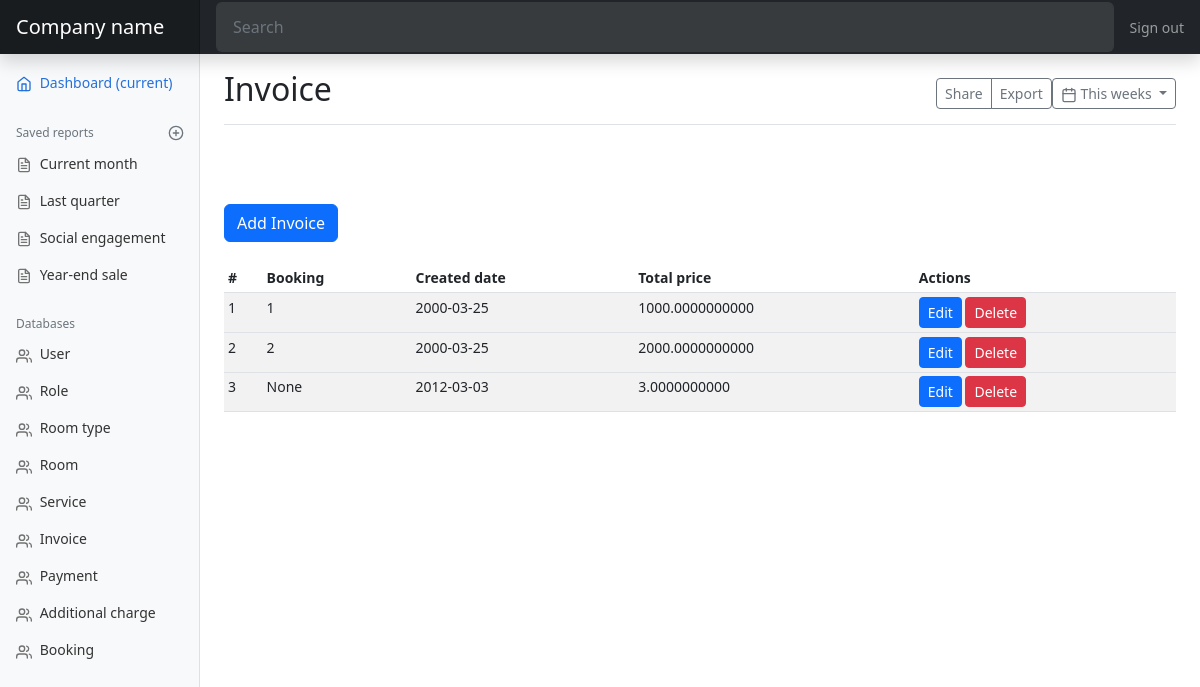
The page /invoice on the database as committed earlier.
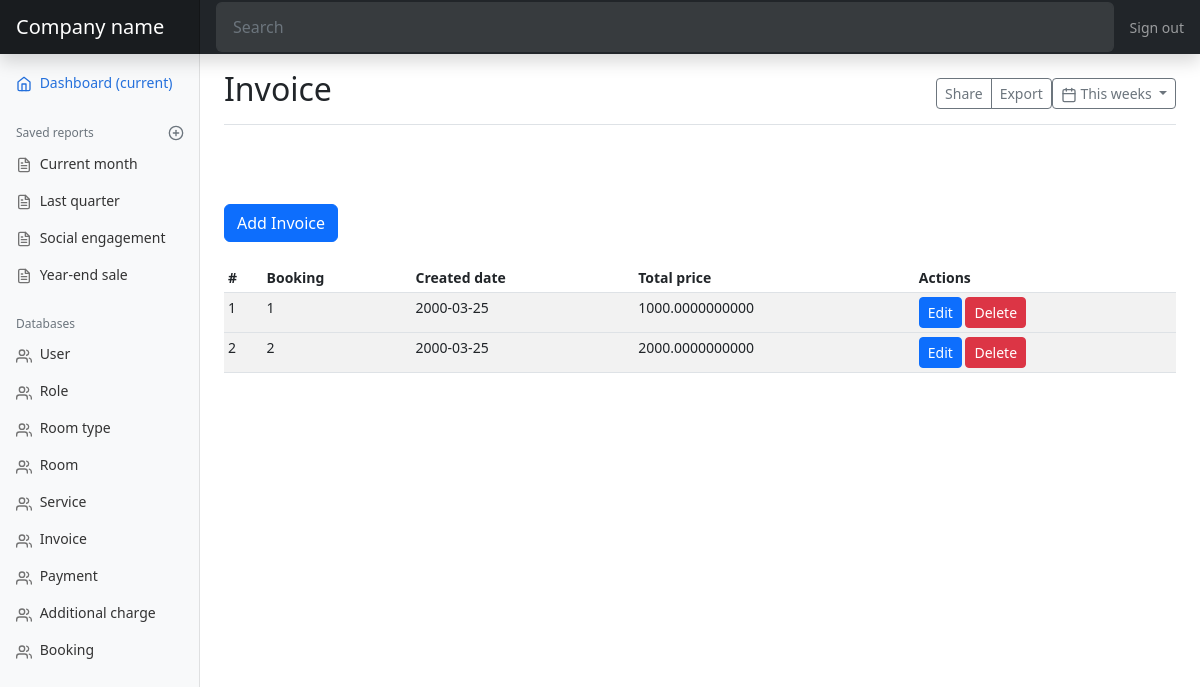
The same page on the database as committed later.
### models.py (models this page shows, shortened)
class Invoice(db.Model):
    id = db.Column(db.Integer, primary_key=True)
    booking_id = db.Column(db.Integer, db.ForeignKey('booking.id'))
    booking = db.relationship('Booking', backref=db.backref('invoice', lazy=True))
    created_date = db.Column(db.Date)
    total_price = db.Column(db.DECIMAL)

class Booking(db.Model):
    id = db.Column(db.Integer, primary_key=True)
    customer_first_name = db.Column(db.String(50))
    customer_last_name = db.Column(db.String(50))
    age = db.Column(db.Integer)
    sex = db.Column(db.Enum(Sex))
    email = db.Column(db.String(50))
    phone = db.Column(db.String(50))
    is_regioner = db.Column(db.Boolean)
    created_date = db.Column(db.Date)
    checkin_date = db.Column(db.Date)
    checkout_date = db.Column(db.Date)
    total_price = db.Column(db.Float)
    user_id = db.Column(db.Integer, db.ForeignKey('user.id'))
    user = db.relationship('User', backref=db.backref('booking', lazy=True))
    room_id = db.Column(db.Integer, db.ForeignKey('room.id'))
    room = db.relationship('Room', backref=db.backref('booking', lazy=True))
    customer_id = db.Column(db.Integer, db.ForeignKey('customer.id'))
    customer = db.relationship('Customer', backref=db.backref('booking', lazy=True))
    status = db.Column(db.Enum(BookingStatus))
    def __str__(self) -> str:
        return str(self.id)

### views.py (the view)
@app.route('/invoice')
def invoice_page():
    invoices = models.Invoice.query.all()
    return render_template('mdInvoice.html', invoices=invoices)

### templates/mdInvoice.html
{% extends 'admin.html' %}
{% block title %}Invoice{% endblock %}
{% block content %}
<a href="{{ url_for('add_invoice') }}" class="btn btn-primary" tabindex="-1" role="button">Add Invoice</a>
<br/>
<br/>
<div class="table-responsive">
  <table class="table table-striped table-sm">
    <thead>
      <tr>
        <th>#</th>
        <th>Booking</th>
        <th>Created date</th>
        <th>Total price</th>
        <th>Actions</th>
      </tr>
    </thead>
    <tbody>
      {% for invoice in invoices %}
      <tr>
        <td>{{ invoice.id }}</td>
        <td>{{ invoice.booking }}</td>
        <td>{{ invoice.created_date }}</td>
        <td>{{ invoice.total_price }}</td>
        <td>
          <a href="{{ url_for('edit_invoice', invoice_id=invoice.id) }}" class="btn btn-primary btn-sm">Edit</a>
          <a href="{{ url_for('delete_invoice', invoice_id=invoice.id) }}" class="btn btn-danger btn-sm">Delete</a>
        </td>
      <tr>
        {% endfor %}
    </tbody>
  </table>
</div>
{% endblock %}

### templates/admin.html (shortened to what this page needs)
<!DOCTYPE html>
<html lang="en">
<head>
    <link rel="stylesheet" href="{{ url_for('static', filename='assets/dist/css/bootstrap.min.css') }}" />
    <link href="{{ url_for('static', filename='dashboard.css') }}" rel="stylesheet" />
</head>
<body>
    <nav class="navbar navbar-dark sticky-top bg-dark flex-md-nowrap p-0 shadow">
        {% if current_user.is_authenticated %}
        <a class="navbar-brand col-md-3 col-lg-2 mr-0 px-3" href="#">Welcome, {{ current_user.username }}</a>
        {% else %}
        <a class="navbar-brand col-md-3 col-lg-2 mr-0 px-3" href="#">Company name</a>
        {% endif %}
        <input class="form-control form-control-dark w-100" type="text" placeholder="Search" aria-label="Search" />
        <ul class="navbar-nav px-3">
            <li class="nav-item text-nowrap">
                <a class="nav-link" href="{{ url_for('logout') }}">Sign out</a>
            </li>
        </ul>
    </nav>
    <div class="container-fluid">
        <div class="row">
            <nav id="sidebarMenu" class="col-md-3 col-lg-2 d-md-block bg-light sidebar collapse">
                <div class="sidebar-sticky pt-3">
                    <ul class="nav flex-column mb-2">
                        <li class="nav-item">
                            <a class="nav-link active" href="{{ url_for('index') }}">
                                <span data-feather="home"></span>
                                Dashboard <span class="sr-only">(current)</span>
                            </a>
                        </li>
                    </ul>
                    <h6
                        class="sidebar-heading d-flex justify-content-between align-items-center px-3 mt-4 mb-1 text-muted">
                        <span>Saved reports</span>
                        <a class="d-flex align-items-center text-muted" href="#" aria-label="Add a new report"><span
                                data-feather="plus-circle"></span></a>
                    </h6>
                    <ul class="nav flex-column mb-2">
                        <li class="nav-item">
                            <a class="nav-link" href="#">
                                <span data-feather="file-text"></span>
                                Current month
                            </a>
                        </li>
                        <li class="nav-item">
                            <a class="nav-link" href="#">
                                <span data-feather="file-text"></span>
                                Last quarter
                            </a>
                        </li>
                        <li class="nav-item">
                            <a class="nav-link" href="#">
                                <span data-feather="file-text"></span>
                                Social engagement
                            </a>
                        </li>
                        <li class="nav-item">
                            <a class="nav-link" href="#">
                                <span data-feather="file-text"></span>
                                Year-end sale
                            </a>
                        </li>
                    </ul>
                    <h6
                        class="sidebar-heading d-flex justify-content-between align-items-center px-3 mt-4 mb-1 text-muted">
                        <span>Databases</span>
                    </h6>
                    <ul class="nav flex-column">
                        <li class="nav-item">
                            <a class="nav-link" href="{{ url_for('user_page') }}">
                                <span data-feather="users"></span>
                                User
                            </a>
                        </li>
                        <li class="nav-item">
                            <a class="nav-link" href="{{ url_for('role_page') }}">
                                <span data-feather="users"></span>
                                Role
                            </a>
                        </li>
                        <li class="nav-item">
                            <a class="nav-link" href="{{ url_for('room_type_page') }}">
                                <span data-feather="users"></span>
                                Room type
                            </a>
                        </li>
                        <li class="nav-item">
                            <a class="nav-link" href="{{ url_for('room_page') }}">
                                <span data-feather="users"></span>
                                Room
                            </a>
                        </li>
                        <li class="nav-item">
                            <a class="nav-link" href="{{ url_for('service_page') }}">
                                <span data-feather="users"></span>
                                Service
                            </a>
                        </li>
                        <li class="nav-item">
                            <a class="nav-link" href="{{ url_for('invoice_page') }}">
                                <span data-feather="users"></span>
                                Invoice
                            </a>
                        </li>
                        <li class="nav-item">
                            <a class="nav-link" href="{{ url_for('payment_page') }}">
                                <span data-feather="users"></span>
                                Payment
                            </a>
                        </li>
                        <li class="nav-item">
                            <a class="nav-link" href="{{ url_for('additional_charge_page') }}">
                                <span data-feather="users"></span>
                                Additional charge
                            </a>
                        </li>
                        <li class="nav-item">
                            <a class="nav-link" href="{{ url_for('booking_page') }}">
                                <span data-feather="users"></span>
                                Booking
                            </a>
                        </li>
                    </ul>
                </div>
            </nav>
            <main class="col-md-9 ms-sm-auto col-lg-10 px-md-4">
                <div
                    class="d-flex justify-content-between flex-wrap flex-md-nowrap align-items-center pt-3 pb-2 mb-3 border-bottom">
                    <h1 class="h2">{% block title %}Dashboard Home Page{% endblock %}</h1>
                    <div class="btn-toolbar mb-2 mb-md-0">
                        <div class="btn-group mr-2">
                            <button type="button" class="btn btn-sm btn-outline-secondary">Share</button>
                            <button type="button" class="btn btn-sm btn-outline-secondary">Export</button>
                        </div>
                        <button type="button" class="btn btn-sm btn-outline-secondary dropdown-toggle">
                            <span data-feather="calendar"></span>
                            This weeks
                        </button>
                    </div>
                </div>
                <br /><br /><br />
                {% block content %}
                {% endblock %}
            </main>
        </div>
    </div>
</body>
</html>

### static/dashboard.css (style rules this page uses)
body { font-size: .875rem; }
.feather { width: 16px; height: 16px; }
.sidebar { position: fixed; top: 0; bottom: 0; left: 0; z-index: 100; padding: 48px 0 0; box-shadow: inset -1px 0 0 rgba(0, 0, 0, .1); }
.sidebar-sticky { height: calc(100vh - 48px); overflow-x: hidden; overflow-y: auto; }
.sidebar .nav-link { font-weight: 500; color: #333; }
.sidebar .nav-link .feather { margin-right: 4px; color: #727272; }
.sidebar .nav-link.active { color: #2470dc; }
.sidebar .nav-link:hover .feather, .sidebar .nav-link.active .feather { color: inherit; }
.sidebar-heading { font-size: .75rem; }
.navbar-brand { padding-top: .75rem; padding-bottom: .75rem; background-color: rgba(0, 0, 0, .25); box-shadow: inset -1px 0 0 rgba(0, 0, 0, .25); }
.navbar .form-control { padding: .75rem 1rem; }
.form-control-dark { color: #fff; background-color: rgba(255, 255, 255, .1); border-color: rgba(255, 255, 255, .1); }

Rows that differ between the two databases and show on the page:
removed Invoice: id "3", booking "None", created_date "2012-03-03", total_price "3.0000000000"
